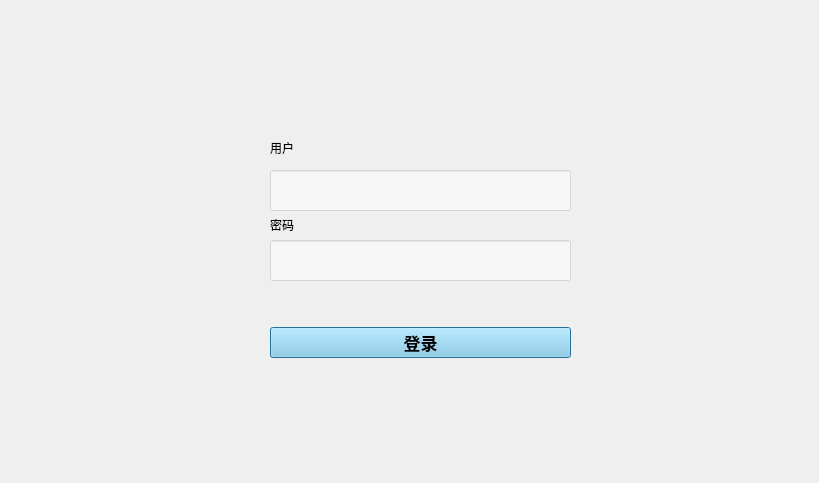
<?xml version="1.0" encoding="UTF-8"?>
<ui version="4.0">
 <class>Dialog</class>
 <widget class="QDialog" name="Dialog">
  <property name="geometry">
   <rect>
    <x>0</x>
    <y>0</y>
    <width>819</width>
    <height>483</height>
   </rect>
  </property>
  <property name="windowTitle">
   <string>Dialog</string>
  </property>
  <property name="styleSheet">
   <string notr="true">QWidget {
border-image:url(new/登录背景.jpg);
}

#下面的防止背景干扰其他控件
QTextBrowser {
border-image:url();
}
QLineEdit {
border-image:url();
}
QComboBox {
border-image:url();
}
QLabel {
border-image:url();
}
QPushButton {
border-image:url();
}</string>
  </property>
  <widget class="QPushButton" name="pushButton">
   <property name="geometry">
    <rect>
     <x>270</x>
     <y>327</y>
     <width>301</width>
     <height>31</height>
    </rect>
   </property>
   <property name="font">
    <font>
     <family>微软雅黑</family>
     <pointsize>13</pointsize>
     <weight>75</weight>
     <italic>false</italic>
     <bold>true</bold>
    </font>
   </property>
   <property name="styleSheet">
    <string notr="true">QPushButton{
background-color:rgba(135,206,235,200);
color:#000000;

}</string>
   </property>
   <property name="text">
    <string>登录</string>
   </property>
  </widget>
  <widget class="QLineEdit" name="lineEdit_2">
   <property name="geometry">
    <rect>
     <x>270</x>
     <y>240</y>
     <width>301</width>
     <height>41</height>
    </rect>
   </property>
   <property name="styleSheet">
    <string notr="true">QLineEdit{
background-color:rgba(255,255,255,120);
color:#000000;

}</string>
   </property>
   <property name="text">
    <string/>
   </property>
  </widget>
  <widget class="QLineEdit" name="lineEdit_3">
   <property name="geometry">
    <rect>
     <x>270</x>
     <y>170</y>
     <width>301</width>
     <height>41</height>
    </rect>
   </property>
   <property name="styleSheet">
    <string notr="true">QLineEdit{
background-color:rgba(255,255,255,120);
color:#000000;

}</string>
   </property>
   <property name="text">
    <string/>
   </property>
  </widget>
  <widget class="QLabel" name="label">
   <property name="geometry">
    <rect>
     <x>270</x>
     <y>140</y>
     <width>72</width>
     <height>15</height>
    </rect>
   </property>
   <property name="text">
    <string>用户</string>
   </property>
  </widget>
  <widget class="QLabel" name="label_2">
   <property name="geometry">
    <rect>
     <x>270</x>
     <y>215</y>
     <width>72</width>
     <height>20</height>
    </rect>
   </property>
   <property name="text">
    <string>密码</string>
   </property>
  </widget>
 </widget>
 <resources/>
 <connections/>
</ui>
